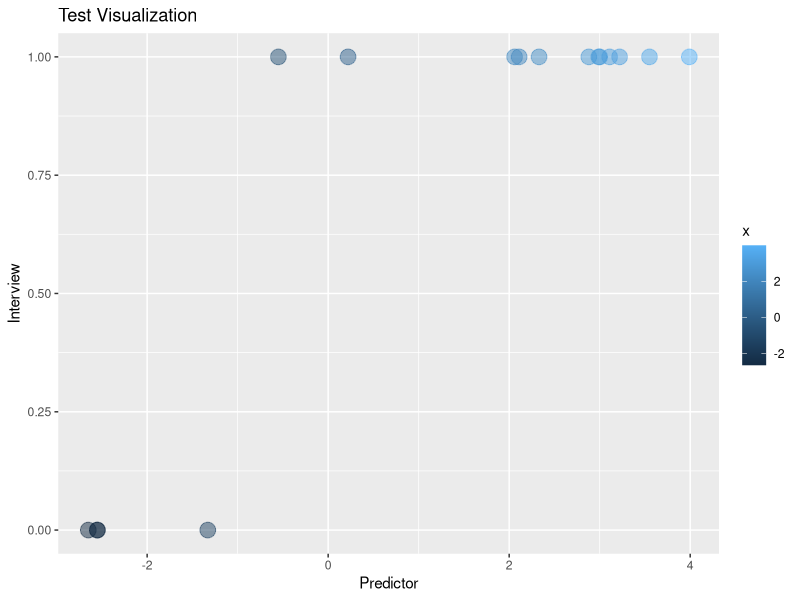
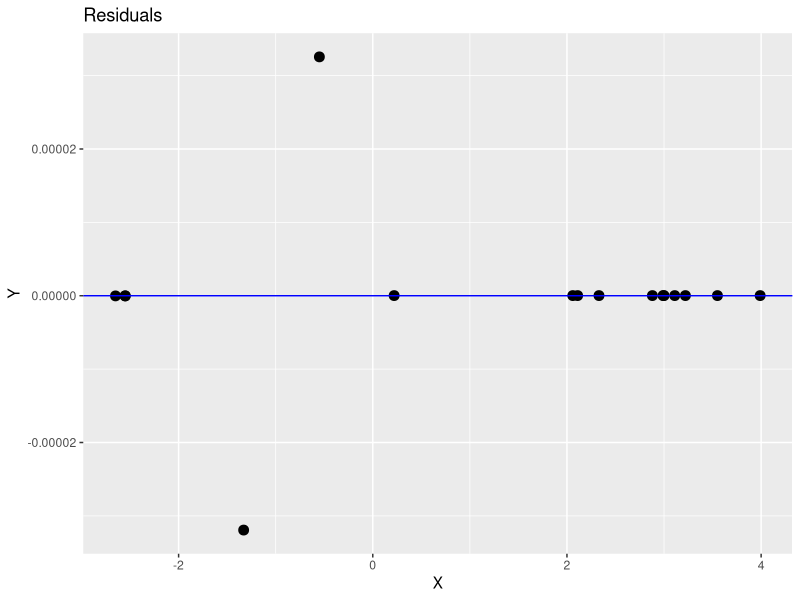

Generate these figures, in order, with R:
## ---- chunk 1
knitr::opts_chunk$set(echo = TRUE, message = FALSE, warning = FALSE, options(scipen = 999))
## ---- chunk 2
library(tidyr)
library(ggplot2)
library(rms)
## ---- chunk 3
x <- c(0.22, -0.55, 2.06, -2.55, -2.65, 2.99, 3.55, -1.33, -2.55, 3.22, 2.88, 3.99, 2.11, 3.11, 2.33, 3.00)
y <- c(1, 1, 1, 0, 0, 1, 1, 0, 0, 1, 1, 1, 1, 1, 1, 1)
data <- tibble(x, y)
ID <- c(1:nrow(data))
data <- tibble(ID, x, y)
## ---- chunk 4
head(data)
## ---- chunk 5
model <- glm(y ~ x, family = "binomial")
model
## ---- chunk 6
null_model <- glm(y ~ 1, family = "binomial") # Can be used to find McFadden's Pseudo R^2, but I end up using the lrm function in the rms package.
## ---- chunk 7
summary(model) #Look at residuals next time
## ---- chunk 8
ggplot(data, aes(x = x, y = y, color = x)) +
  geom_point(alpha = .5, size = 5) +
  labs(title = "Test Visualization",
       x = "Predictor",
       y = "Interview")
## ---- chunk 9
res <- resid(model)
resframe <- tibble(x, res)
ggplot(resframe, aes(x = x, y = res)) +
  geom_point(size = 3) +
  geom_hline(yintercept = 0, color = "blue") +
  labs(title = "Residuals",
       x = "X",
       y = "Y")
## ---- chunk 10
lrm(y ~ x)
